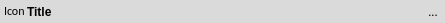
<?xml version="1.0" encoding="UTF-8"?>
<ui version="4.0">
 <class>Form</class>
 <widget class="QWidget" name="Form">
  <property name="geometry">
   <rect>
    <x>0</x>
    <y>0</y>
    <width>445</width>
    <height>22</height>
   </rect>
  </property>
  <property name="palette">
   <palette>
    <active>
     <colorrole role="Window">
      <brush brushstyle="SolidPattern">
       <color alpha="255">
        <red>218</red>
        <green>218</green>
        <blue>218</blue>
       </color>
      </brush>
     </colorrole>
    </active>
    <inactive>
     <colorrole role="Window">
      <brush brushstyle="SolidPattern">
       <color alpha="255">
        <red>218</red>
        <green>218</green>
        <blue>218</blue>
       </color>
      </brush>
     </colorrole>
    </inactive>
    <disabled>
     <colorrole role="Base">
      <brush brushstyle="SolidPattern">
       <color alpha="255">
        <red>218</red>
        <green>218</green>
        <blue>218</blue>
       </color>
      </brush>
     </colorrole>
     <colorrole role="Window">
      <brush brushstyle="SolidPattern">
       <color alpha="255">
        <red>218</red>
        <green>218</green>
        <blue>218</blue>
       </color>
      </brush>
     </colorrole>
    </disabled>
   </palette>
  </property>
  <property name="font">
   <font>
    <family>Calibri</family>
   </font>
  </property>
  <property name="windowTitle">
   <string>Form</string>
  </property>
  <property name="autoFillBackground">
   <bool>true</bool>
  </property>
  <layout class="QHBoxLayout" name="horizontalLayout">
   <property name="spacing">
    <number>0</number>
   </property>
   <property name="leftMargin">
    <number>4</number>
   </property>
   <property name="topMargin">
    <number>0</number>
   </property>
   <property name="rightMargin">
    <number>0</number>
   </property>
   <property name="bottomMargin">
    <number>0</number>
   </property>
   <item>
    <widget class="QLabel" name="labelIcon">
     <property name="sizePolicy">
      <sizepolicy hsizetype="Fixed" vsizetype="Preferred">
       <horstretch>0</horstretch>
       <verstretch>0</verstretch>
      </sizepolicy>
     </property>
     <property name="maximumSize">
      <size>
       <width>16777215</width>
       <height>16</height>
      </size>
     </property>
     <property name="text">
      <string>Icon</string>
     </property>
     <property name="indent">
      <number>0</number>
     </property>
    </widget>
   </item>
   <item>
    <widget class="QLabel" name="labelTitle">
     <property name="font">
      <font>
       <family>Yu Gothic UI</family>
       <bold>true</bold>
      </font>
     </property>
     <property name="styleSheet">
      <string notr="true">line-height: 1</string>
     </property>
     <property name="text">
      <string>Title</string>
     </property>
     <property name="indent">
      <number>2</number>
     </property>
    </widget>
   </item>
   <item>
    <widget class="QToolButton" name="btnMore">
     <property name="text">
      <string>...</string>
     </property>
     <property name="icon">
      <iconset resource="resource.qrc">
       <normaloff>:/action/images/vswin2019/HamburgerMenu_16x.svg</normaloff>:/action/images/vswin2019/HamburgerMenu_16x.svg</iconset>
     </property>
     <property name="popupMode">
      <enum>QToolButton::InstantPopup</enum>
     </property>
     <property name="autoRaise">
      <bool>true</bool>
     </property>
    </widget>
   </item>
  </layout>
 </widget>
 <resources>
  <include location="resource.qrc"/>
 </resources>
 <connections/>
</ui>
